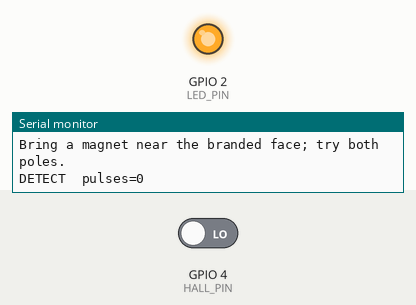
This sketch was run on a simulated ESP32. Parts: output pins drawn as LEDs (lit = HIGH), the last lines printed to the serial monitor. The inputs (shaded band) are chosen by the test bench; at power-on: GPIO 4 (HALL_PIN) LOW.

Above: at 1.7 s.
1.8 s: GPIO 4 (HALL_PIN) driven HIGH
At 3.2 s:
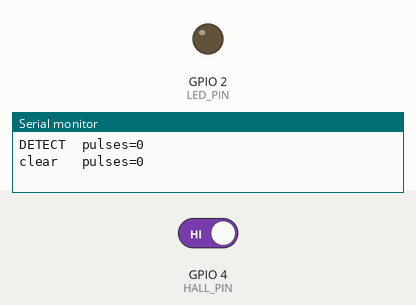
4.8 s: GPIO 4 (HALL_PIN) driven LOW
At 5.9 s:
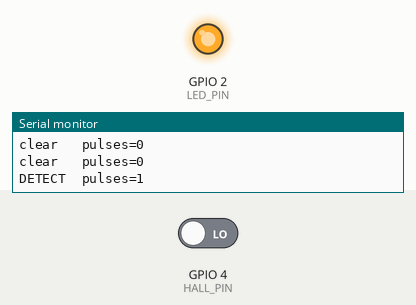
Timing chart, 0 to 7.8 s (numbered marks = the images above; inputs shaded):
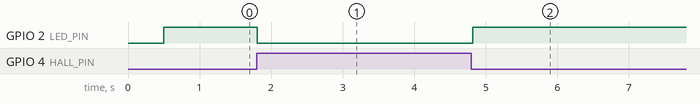

Measured:
- after the input at 1.8 s, GPIO 2 (LED_PIN): HIGH → LOW at once
- after the input at 4.8 s, GPIO 2 (LED_PIN): LOW → HIGH at once

The sketch:

hall-test.ino
```cpp
// A3144 Hall sensor arrival test — breadboard, no soldering needed.
// Counts pulses with an interrupt and mirrors the sensor on the onboard LED.
//
// Wiring (ESP32 DevKit + breadboard):
//   A3144 pin 1 (VCC, flat face toward you, left)  -> VIN (5 V)
//   A3144 pin 2 (GND, middle)                      -> GND
//   A3144 pin 3 (OUT, right)                       -> GPIO 4
//   10 k resistor (owned stock) from GPIO 4        -> 3V3   <-- pull-up; the A3144 is
//                                                       open-collector and only pulls LOW
//
// The A3144 is UNIPOLAR: only one magnetic pole on the branded face triggers it.
// Test each magnet BOTH ways; the working face is the one that lights the LED.
// Works with any magnet for the sensor test itself (fridge magnet, speaker magnet);
// when the SmCo discs arrive, use this rig to find and paint-mark each disc's working face.
//
// PASS looks like: LED on + "DETECT" while the right pole is near, clean single count
// per approach (no bounce storms), count increments reliably.

const int HALL_PIN = 4;
const int LED_PIN = 2;

volatile uint32_t pulses = 0;
void IRAM_ATTR onPulse() { pulses++; }

void setup() {
  Serial.begin(115200);
  delay(500);
  pinMode(HALL_PIN, INPUT);      // external 10 k pull-up to 3.3 V per the wiring above
  pinMode(LED_PIN, OUTPUT);
  attachInterrupt(HALL_PIN, onPulse, FALLING);   // A3144 pulls low on detect
  Serial.println("\n=== A3144 Hall sensor arrival test ===");
  Serial.println("Bring a magnet near the branded face; try both poles.");
}

void loop() {
  bool detect = digitalRead(HALL_PIN) == LOW;
  digitalWrite(LED_PIN, detect);
  static uint32_t last = 0;
  static bool lastDetect = false;
  if (detect != lastDetect || millis() - last > 2000) {
    Serial.printf("%s  pulses=%lu\n", detect ? "DETECT" : "clear ", pulses);
    lastDetect = detect;
    last = millis();
  }
  delay(20);
}
```
